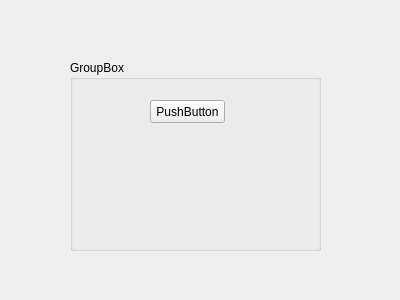
<?xml version="1.0" encoding="UTF-8"?>
<ui version="4.0">
 <class>second</class>
 <widget class="QWidget" name="second">
  <property name="geometry">
   <rect>
    <x>0</x>
    <y>0</y>
    <width>400</width>
    <height>300</height>
   </rect>
  </property>
  <property name="windowTitle">
   <string>Form</string>
  </property>
  <widget class="QGroupBox" name="groupBox">
   <property name="geometry">
    <rect>
     <x>70</x>
     <y>60</y>
     <width>251</width>
     <height>191</height>
    </rect>
   </property>
   <property name="title">
    <string>GroupBox</string>
   </property>
   <widget class="QPushButton" name="pushButton">
    <property name="geometry">
     <rect>
      <x>80</x>
      <y>40</y>
      <width>75</width>
      <height>23</height>
     </rect>
    </property>
    <property name="text">
     <string>PushButton</string>
    </property>
   </widget>
  </widget>
 </widget>
 <resources/>
 <connections/>
</ui>
